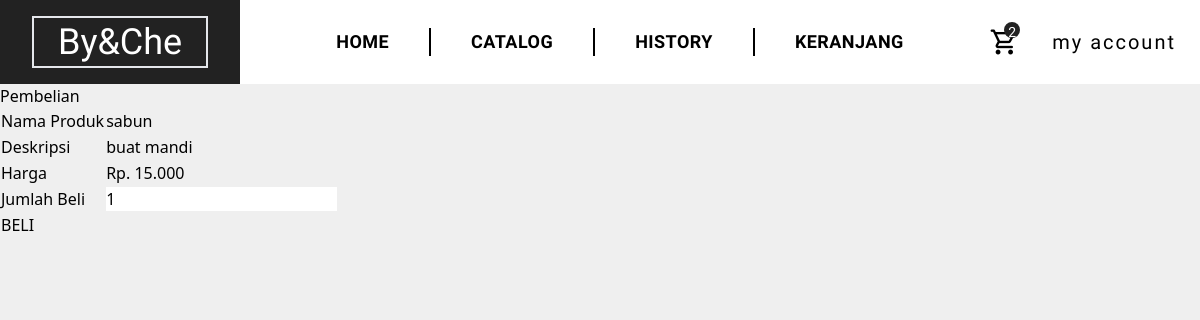
The page /beli.php?id_produk=2 (signed in) on the database its author committed.
### tables this page shows
CREATE TABLE `produk` (
  `id_produk` int(11) NOT NULL,
  `nama_produk` varchar(100) NOT NULL,
  `deskripsi` text NOT NULL,
  `harga` int(11) NOT NULL,
  `id_kategori` int(11) NOT NULL,
  `foto_produk` varchar(255) NOT NULL
);

### beli.php (the view, shortened to what this page needs)
<?php
include "header.php";
include "koneksi.php";
$qry_detail_produk = mysqli_query($conn, "select * from produk where id_produk = '" . $_GET['id_produk'] . "'");
$dt_produk = mysqli_fetch_array($qry_detail_produk);
?>
<h2>Pembelian</h2>
<div class="row">
    <div class="col-md-8">
        <form action="masukkankeranjang.php?id_produk=<?= $dt_produk['id_produk'] ?>" method="post">
            <table class="table table-hover table-striped">
                <thead>
                    <tr>
                        <td>Nama Produk</td>
                        <td><?= $dt_produk['nama_produk'] ?></td>
                    </tr>
                    <tr>
                        <td>Deskripsi</td>
                        <td><?= $dt_produk['deskripsi'] ?></td>
                    </tr>
                    <tr>
                        <td>Harga</td>
                        <td>Rp. <?= number_format($dt_produk['harga'], 0, ',', '.') ?></td>
                    </tr>
                    <tr>
                        <td>Jumlah Beli</td>
                        <td><input type="number" name="jumlah_beli" value="1" min="1"></td>
                    </tr>
                    <tr>
                        <td colspan="2"><input class="btn btn-success" type="submit" value="BELI"></td>
                    </tr>
                </thead>
            </table>
        </form>
    </div>
</div>
<?php
include "footer.php";
?>

### rows shown on the page
produk: nama_produk "sabun", deskripsi "buat mandi", harga "15.000"
